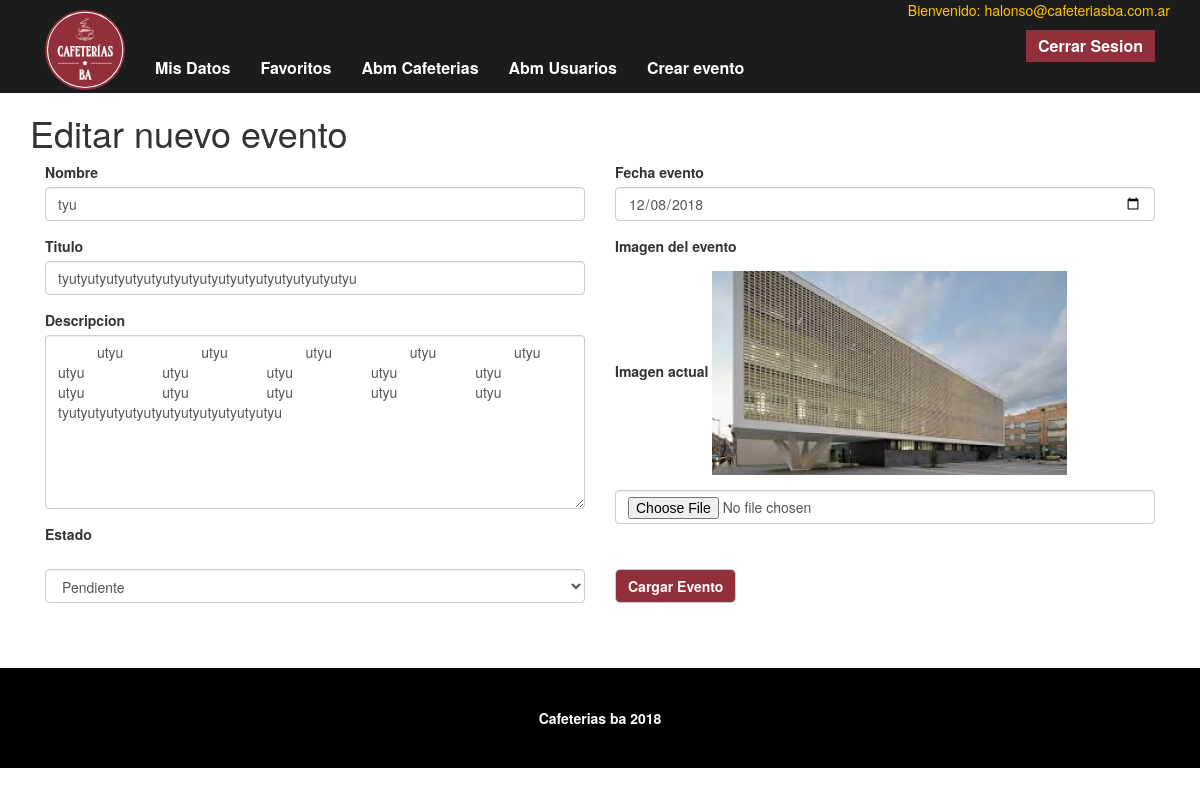
The page /crearevento/40 (signed in) on the database its author committed.
### tables this page shows
CREATE TABLE `eventos` (
  `id` int(11) NOT NULL,
  `nombre` text NOT NULL,
  `titulo` tinytext NOT NULL,
  `descripcion` text NOT NULL,
  `fecha_evento` date NOT NULL,
  `ubicacion_imagen` text NOT NULL,
  `estado` int(11) NOT NULL
);

### app/cafeterias/Controllers/EventosController.php (called while the page is built, shortened)
<?php
class EventosController {
    public function editar() {
        $data = Route::getUrlParameters();
        $id = $data['id'];
        $evento = new Eventos($id);
        View::render('admin/editarevento', compact('evento'), 1);
    }
}

### public/index.php (called while the page is built, shortened)
<?php
$rootPath = realpath(__DIR__ . '/../');
$rootPath = str_replace('\\', '/', $rootPath);
$app = new \cafeterias\Core\App($rootPath);
$app->run();

### app/cafeterias/Models/Modelo.php (called while the page is built, shortened)
<?php
class Modelo
{
	protected $table = "";
	protected $primaryKey = "";
	public function __construct($pk = null)
	{
		if(!is_null($pk)) {
			$this->getByPk($pk);
		}
	}
	public function getByPk($pk)
	{
		$db = DBConnection::getConnection();
		$query = "SELECT * FROM " . $this->table . "
				WHERE " . $this->primaryKey . " = ?";
		$stmt = $db->prepare($query);
		$exito = $stmt->execute([$pk]);
	}
}

### views/admin/editarevento.php (the view, shortened to what this page needs)
<?php
if ($evento) {
    $_old_input = get_object_vars($evento);
}
?>
<div class="container" >
  <div id="formulariousuario" class="collapse in">
    <h1>Editar nuevo evento</h1>
    <div class="col-lg-6 col-sm-6">
      <form method="post" action="<?= \cafeterias\Core\App::urlTo('/eventos/cargar'); ?>"  enctype="multipart/form-data">
        <div class="form-group">
          <label for="nombre">Nombre </label>
          <input type="text" name="nombre" id="nombre" value="<?php
          if (isset($_old_input['nombre'])) {
              echo($_old_input['nombre']);
          }
          ?>" class="form-control"/>
        </div>
        <div class="form-group">
          <label for="direccion">Titulo</label>
          <input type="text" name="titulo" id="titulo" value="<?php
                 if (isset($_old_input['titulo'])) {
                     echo($_old_input['titulo']);
                 }
          ?>" class="form-control"/>
        </div>
        <div class="form-group">
          <label for="sucursal">Descripcion</label>
          <textarea type="text" name="descripcion" id="descripcion" class="form-control" rows="8" cols="10"><?php
              if (isset($_old_input['descripcion'])) {
                  echo($_old_input['descripcion']);
              }
              ?></textarea>
        </div>
        <div class="form-group">
          <label for="estado">Estado</label>
          <select id="estado" name="estado" class="form-control" style="margin-top: 20px;">
            <option value="3" <?php
              if ($_old_input['estado'] == 3) {
                  echo 'selected';
              }
              ?>>Pendiente</option>
          </select>
        </div>
    </div>
    <div class="col-lg-6 col-sm-6">
      <div class="form-group">
        <label for="fecha_evento">Fecha evento</label>
        <input type="date"  name="fecha_evento" id="fecha_evento" value="<?php
        if (isset($_old_input['fecha_evento'])) {
            echo($_old_input['fecha_evento']);
        }
              ?>" class="form-control"/>
      </div>
      <div class="form-group">
        <label for="sitio">Imagen del evento </label>
        <div class="form-group">
          <label>Imagen actual</label>
          <img src="<?= \cafeterias\Core\App::urlTo($_old_input['ubicacion_imagen']) ?>">
        </div>
        <input type="file" name="imagen" id="imagen" value="<?php
      if (isset($_old_input['imagen'])) {
          echo($_old_input['imagen']);
      }
            ?>" class="form-control" />
      </div>
      <br/>
          <input type="submit" class="login-button btn btn-default boton" value="Cargar Evento" style="margin-top: 10px;"/>
    </div>
  </div>
</div>

### public/css/estilos.css (style rules this page uses)
.boton { background-color: #91303a!important; color: white!important; font-weight: bold!important; padding: 6px 12px!important; border-radius: 5px; }

### rows shown on the page
eventos: nombre "tyu", titulo "tyutyutyutyutyutyutyutyutyutyutyutyutyutyutyutyu", descripcion "utyu utyu utyu utyu utyu utyu utyu utyu utyu utyu utyu utyu utyu utyu utyu tyutyutyutyutyutyutyutyutyutyutyutyu", estado "Pendiente", fecha_evento "12/08/2018", ubicacion_imagen (picture)

### other values the page prints
$_SESSION['Usuario'] "halonso@cafeteriasba.com.ar"
